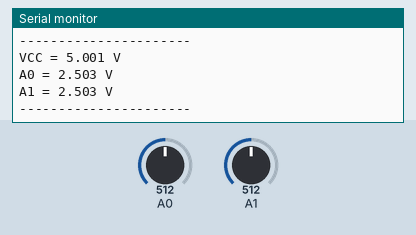
Simulated run of this sketch. Board: Arduino Uno, built with avr-gcc and run on an emulated ATmega328P. Parts: the last lines printed to the serial monitor. Inputs (shaded band) come from the test bench; at power-on: A0 = 512, A1 = 512.

Above: at 1.8 s.
1.9 s: A0 set to 716
At 2.7 s:
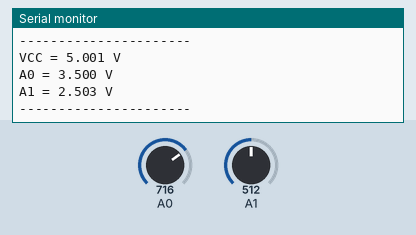
3.4 s: A1 set to 716
At 4.6 s:
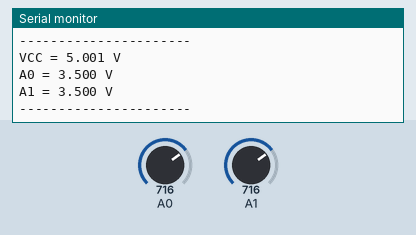
4.9 s: A0 set to 900
At 5.5 s:
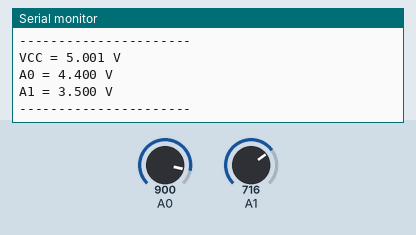
6.4 s: A1 set to 900
At 7.4 s:
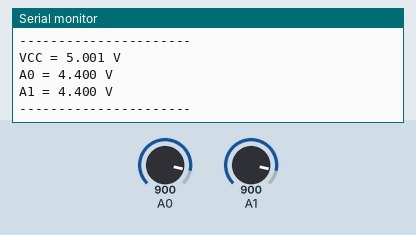
Timing chart, 0 to 8.9 s (numbered marks = the images above; inputs shaded):
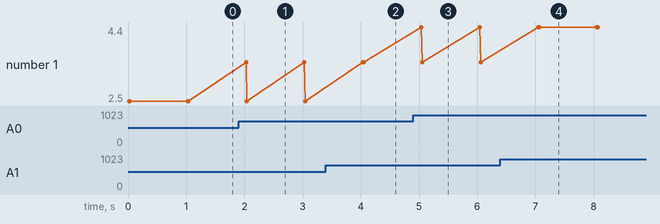

The sketch:

batCheck.ino
```cpp
// 아두이노 나노 VCC 측정 + A0, A1 전압 표시

long readVcc() {
  // 1.1V 내부 기준전압을 이용한 VCC 계산
  ADMUX = _BV(REFS0) | _BV(MUX3) | _BV(MUX2) | _BV(MUX1);
  delay(2);
  ADCSRA |= _BV(ADSC);
  while (bit_is_set(ADCSRA, ADSC));

  uint16_t result = ADC;
  long vcc = 1125300L / result; // 1.1*1023*1000
  return vcc; // mV 단위
}

void setup() {
  Serial.begin(9600);
}

void loop() {
  long vcc = readVcc(); // 현재 VCC (mV)

  // ADC 값 읽기
  int adcA0 = analogRead(A0);
  int adcA1 = analogRead(A1);

  // ADC → 전압 변환 (mV 단위)
  float voltageA0 = (adcA0 / 1023.0) * vcc;
  float voltageA1 = (adcA1 / 1023.0) * vcc;

  // 시리얼 출력
  Serial.print("VCC = ");
  Serial.print(vcc / 1000.0, 3);  // V 단위로 표시
  Serial.println(" V");

  Serial.print("A0 = ");
  Serial.print(voltageA0 / 1000.0, 3);
  Serial.println(" V");

  Serial.print("A1 = ");
  Serial.print(voltageA1 / 1000.0, 3);
  Serial.println(" V");

  Serial.println("----------------------");

  delay(1000);
}
```

Measured:
- after the input at 1.9 s, the serial monitor: prints a new line after 0.13 s (image 1)
- after the input at 3.4 s, the serial monitor: prints a new line after 0.65 s (image 2)
- after the input at 4.9 s, the serial monitor: prints a new line after 0.14 s (image 3)
- after the input at 6.4 s, the serial monitor: prints a new line after 0.66 s (image 4)
